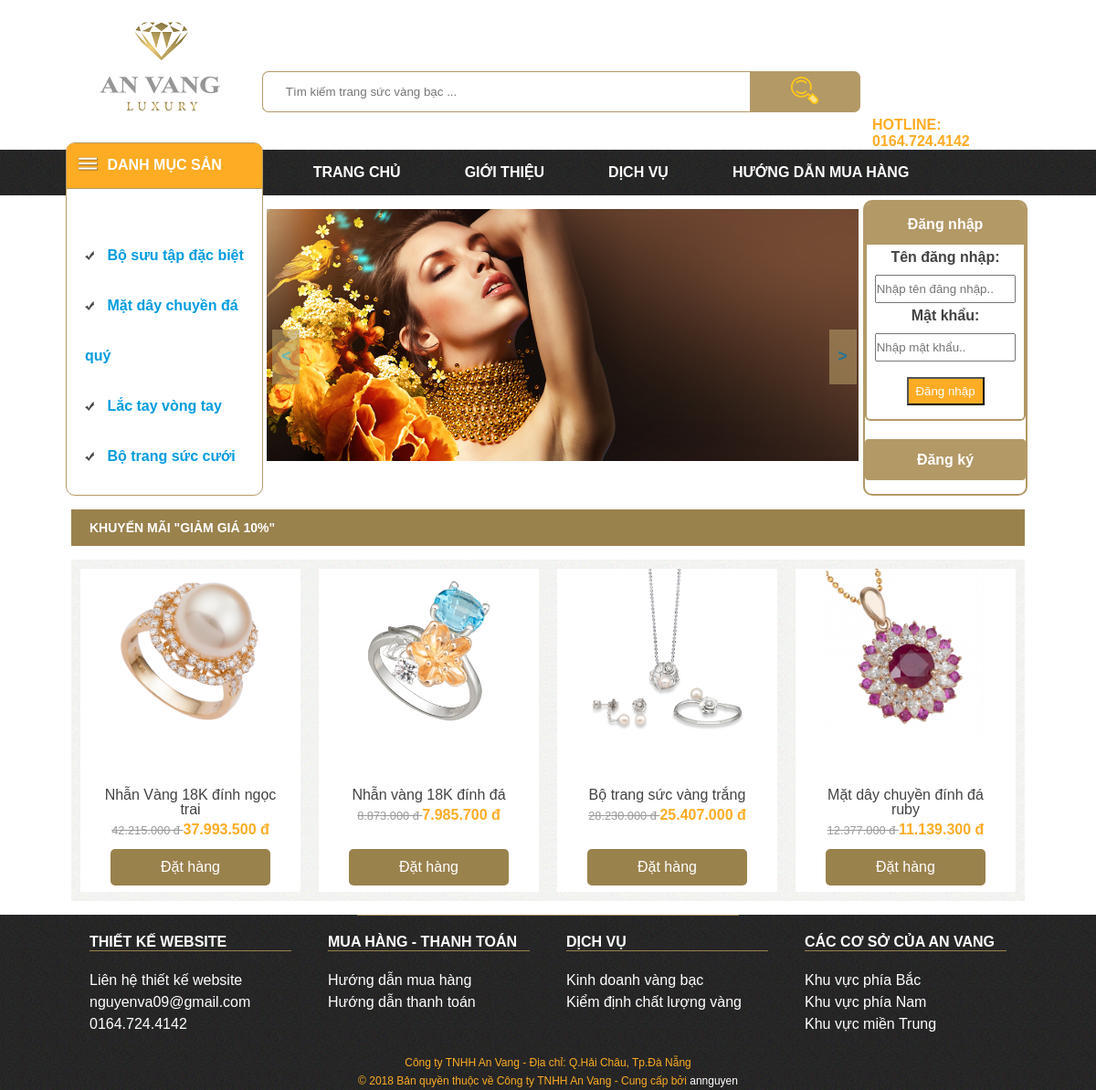
Page /index.php?p=chitiet_khuyenmai&MaKM=1 on the committed database.
### tables this page shows
CREATE TABLE IF NOT EXISTS `tintuc` (
  `IDTin` int(11) NOT NULL AUTO_INCREMENT,
  `TenTin` varchar(100) NOT NULL,
  `NoiDung` varchar(2500) NOT NULL,
  `MaNV` int(11) NOT NULL DEFAULT '1',
  PRIMARY KEY (`IDTin`),
  KEY `MaNV` (`MaNV`)
);

CREATE TABLE IF NOT EXISTS `loaisanpham` (
  `MaLSP` int(11) NOT NULL AUTO_INCREMENT,
  `TenLSP` varchar(100) NOT NULL,
  PRIMARY KEY (`MaLSP`)
);

CREATE TABLE IF NOT EXISTS `slideshow` (
  `IDSlide` int(11) NOT NULL AUTO_INCREMENT,
  `urlHinh` varchar(100) NOT NULL,
  `Tu` timestamp NOT NULL DEFAULT CURRENT_TIMESTAMP,
  `Den` timestamp NOT NULL DEFAULT CURRENT_TIMESTAMP,
  PRIMARY KEY (`IDSlide`)
);

CREATE TABLE IF NOT EXISTS `khuyenmai` (
  `MaKM` int(11) NOT NULL AUTO_INCREMENT,
  `GiaTriAD` decimal(10,0) NOT NULL DEFAULT '2000000',
  `HinhThucKM` varchar(100) NOT NULL DEFAULT 'Giảm giá',
  `urlHinh` varchar(100) NOT NULL,
  `Tu` timestamp NOT NULL DEFAULT CURRENT_TIMESTAMP,
  `Den` timestamp NOT NULL DEFAULT '0000-00-00 00:00:00',
  PRIMARY KEY (`MaKM`)
);

CREATE TABLE IF NOT EXISTS `sp_km` (
  `MaKM` int(11) NOT NULL,
  `MaSP` int(11) NOT NULL,
  `GiaKM` decimal(18,0) NOT NULL,
  PRIMARY KEY (`MaKM`,`MaSP`),
  KEY `FK_SPKM_SP` (`MaSP`)
);

CREATE TABLE IF NOT EXISTS `sanpham` (
  `MaSP` int(11) NOT NULL AUTO_INCREMENT,
  `TenSP` varchar(100) NOT NULL,
  `TomTat` varchar(2000) NOT NULL,
  `SoLuong` int(11) NOT NULL DEFAULT '10',
  `DVT` varchar(8) NOT NULL,
  `DonGia` decimal(18,0) NOT NULL,
  `urlHinh` varchar(100) NOT NULL,
  `MaLSP` int(11) NOT NULL,
  PRIMARY KEY (`MaSP`),
  KEY `MaLSP` (`MaLSP`)
);

### lib/truyvan.php (called while the page is built, shortened)
<?php
	function Menu_ngang_TinTuc(){
		$ketnoi = $GLOBALS['ketnoi'];
		$sql = "Select * from TinTuc
				LIMIT 0,4";
		$result =$ketnoi->prepare($sql);
		$result->execute();
		return $result;
	}
	function Menu_doc_DanhMuc_SanPham(){
		$ketnoi = $GLOBALS['ketnoi'];
		$sql = "Select * from loaisanpham
				LIMIT 0,4";
		$result = $ketnoi->prepare($sql);
		$result->execute();
		return $result;
	}
	function SlideShow(){
		$ketnoi = $GLOBALS['ketnoi'];
		$sql="Select * from slideshow";
		$result = $ketnoi->prepare($sql);
		$result->execute();
		return $result;
	}
	function ChiTiet_KhuyenMai_Theo_SP($MaSP)
	{
		$ketnoi = $GLOBALS["ketnoi"];
		$sql = "Select * from sp_km
				Where MaSP = $MaSP";
		$result = $ketnoi->prepare($sql);
		$result->execute();
		return $result ;
	}
	function ChiTiet_KhuyenMai_Theo_MaKM($MaKM)
	{
		$ketnoi = $GLOBALS["ketnoi"];
		$sql = "Select * from sp_km
				Where MaKM = $MaKM";
		$result = $ketnoi->prepare($sql);
		$result->execute();
		return $result ;
	}
	function KhuyenMai_Theo_MaKM($MaKM)
	{
		$ketnoi = $GLOBALS["ketnoi"];
		$sql = "SELECT * from khuyenmai
				Where MaKM = $MaKM";
		$result = $ketnoi->prepare($sql);
		$result->execute();
		return $result ;
	}
	function ChiTiet_SanPham($MaSP){
		$ketnoi = $GLOBALS["ketnoi"];
		$sql = "Select * from sanpham
				Where MaSP = $MaSP";
		$result = $ketnoi->prepare($sql);
		$result->execute();
		return $result ;
	}
?>

### page/chitiet_khuyenmai.php (the view, shortened to what this page needs)
<?php
	if(isset($_GET["MaKM"]))
	{
		$MaKM = $_GET["MaKM"];
		$bang_khuyenmai = KhuyenMai_Theo_MaKM($MaKM);
		$row_bang_khuyenmai = $bang_khuyenmai->fetch();
?>
	<div class="content">
		<div class="top_sp">
			<h2><a href="index.php?p=chitiet_khuyenmai&amp;MaKM=<?php echo $MaKM;?>">
					Khuyến Mãi "<?php echo $row_bang_khuyenmai["HinhThucKM"]; ?>"
				</a>
			</h2>
		</div>
		<div class="noidung_sp">
			<?php
				$sp_theo_makm = ChiTiet_KhuyenMai_Theo_MaKM($MaKM);
				while ($row_sp_theo_makm = $sp_theo_makm->fetch(PDO::FETCH_ASSOC))
				{
					$MaSP = $row_sp_theo_makm["MaSP"];
					$chitiet_sp_theo_masp = ChiTiet_SanPham($MaSP);
					$row_chitiet_sp_theo_masp = $chitiet_sp_theo_masp->fetch();
			?>
			<div class="group_sp">
				<div class="anh_sp">
					<a href="index.php?p=chitiet_sanpham&amp;MaSP=<?php echo $MaSP; ?>">
					<img class="anh" src="./img/sanpham/<?php echo $row_chitiet_sp_theo_masp["urlHinh"];?>" title="sp" alt="anhsp">
					</a>
				</div>
				<div class="tensp_giasp">
					<h3 class="tensp">
						<a href="index.php?p=chitiet_sanpham&amp;MaSP=<?php echo $MaSP; ?>">
							<?php echo $row_chitiet_sp_theo_masp["TenSP"];?>
						</a>
					</h3>
					<div class="giasp">
						<?php
							$chitiet_khuyenmai = ChiTiet_KhuyenMai_Theo_SP($MaSP);
							$row_chitiet_khuyenmai = $chitiet_khuyenmai->fetch();
							if ( $row_chitiet_khuyenmai > 0 )
							{
								$result = '<span class="gia_goc">';
								$number1 = $row_chitiet_sp_theo_masp["DonGia"];
								$result .= number_format($number1,0,'','.')." đ ";
								$result .= '</span>';
								$result .= '<span class="gia_km">';
								$number2 = $row_chitiet_khuyenmai["GiaKM"];
								$result .= number_format($number2,0,'','.')." đ";
								$result .= '</span>';
								echo $result;
							}
						?>
					</div>
				</div>
				<div class="dat_hang">
					<a href="muahang.html">Đặt hàng</a>
				</div>
			</div>
			<?php
				}
			?>
		</div>
	</div>
<?php
	}
?>

### block/menu_ngang.php (shortened to what this page needs)
<div class="canhdeu_2ben">
	<ul>
		<li id="trangchu">
			<a href="./">Trang chủ</a>
		</li>
		<?php
			$menuNgang = Menu_ngang_TinTuc();
			while($row_menuNgang = $menuNgang->fetch(PDO::FETCH_ASSOC))
			{
		?>
		<li>
			<a href="index.php?p=chitiet_tin_menu_ngang&amp;IDTin=<?php echo $row_menuNgang["IDTin"];?>">
				<?php echo $row_menuNgang["TenTin"];?>
			</a>
		</li>
		<?php
			}
		?>
	</ul>
</div>

### block/menu_doc.php
<div id="menu_doc">
		<div id="top">
			<img src="./img/menu.png" title="menu" alt="icon"/>
			<span>DANH MỤC SẢN PHẨM</span>
		</div>
		<dl>
			<?php
				$menuDoc = Menu_doc_DanhMuc_SanPham();
				while($row_menuDoc = $menuDoc->fetch(PDO::FETCH_ASSOC))
				{
			?>
			<dt>
				<img src="./img/check.png" title="check" alt="check"/>
				<span>
					<a href="index.php?p=sanpham_cungloai&amp;MaLSP=<?php echo $row_menuDoc["MaLSP"];?>">
						<?php echo $row_menuDoc["TenLSP"]; ?>
					</a>
				</span>
			</dt>
			<?php
				}
			?>
		</dl>
	</div>

### block/slide.php
<div class="slide_nut">
	<?php
		$slide = SlideShow();
		while($row_slide = $slide->fetch(PDO::FETCH_ASSOC))
		{
	?>
	<a href="index.php?p=chitiet_slide&amp;IDSlide=<?php echo $row_slide["IDSlide"];?>">
		<img src="./img/slideshow/<?php echo $row_slide["urlHinh"];?>" title="" alt="anh.<?php echo $row_slide["IDSlide"];?>" class="slide"/>
	</a>
	<?php
		}
	?>
	<button onClick="Chuyen_slide(1);" type="button" id="next">&lt;</button>
	<button onClick="Chuyen_slide(-1);" type="button" id="back">&gt;</button>
</div>

### css/style.css (style rules this page uses)
* { margin:0 auto; padding:0; box-sizing:border-box; -moz-box-sizing:border-box; -webkit-box-sizing:border-box; }
.canhdeu_2ben { width:87%; }
ul { margin: 0; padding: 0; }
ul li { float: left; list-style: none; }
a { text-decoration: none; color:#424242; }
nav,nav .canhdeu_2ben ul { background-image: url("../img/bg_menu.png"); }
nav .canhdeu_2ben ul li { padding:0 35px; position: relative; transition:0.5s; }
nav .canhdeu_2ben ul #trangchu { margin-left: 22%; }
nav .canhdeu_2ben ul li a { color:#ffffff; text-transform:uppercase; font-weight:bold; }
section .slide_nut { width:54%; float:left; margin-top:15px; position:relative; }
section #menu_slide_dangnhap #menu_doc { position: relative; z-index: 5; float:left; margin-top:-58px; margin-left:6%; margin-right:4px; background:#ffffff;width:18%;height:387px;border:1px solid #b39966;border-radius:10px; }
section #menu_slide_dangnhap #menu_doc #top { background:#feac24; height:50px; line-height:48px; color: white; font-size: 16px; font-weight: bold; border-radius:8px 8px 0 0; border-bottom:1px solid #b39966; }
section #menu_slide_dangnhap #menu_doc #top img { padding-bottom: 4px; margin-left:12px; margin-right:5px; vertical-align:middle; }
section #menu_slide_dangnhap #menu_doc dl { margin-top: 45px; margin-left:20px; line-height:55px; font-weight: bold; }
section #menu_slide_dangnhap #menu_doc dl dt span a { margin-left: 10px; color: #009cde; font-size: 16px; }
section .slide_nut a .slide { width:100%; }
section .slide_nut button { position:absolute; top:47%; left:1%; width:30px; height:60px; border:none; background:#b39966; color:#009cde; opacity:0.6; font-weight:bold; font-size: 18px; }
section .slide_nut #back { left:95%; }
section .content { float:left; width:100%; margin-top:15px; }
section .content .top_sp,section .content .noidung_sp { float:left; width:100%; }
section .content .top_sp { height:40px; background:#9A824D; padding-left:20px; }
section .content .top_sp h2 a { font-size: 14px; text-transform:uppercase; line-height:40px; color:#ffffff; }
section .content .noidung_sp { background-image:url('../img/bg_ndsp.png'); margin-top:15px; text-align:center; }
section .content .noidung_sp .group_sp { float:left; width:23%; margin:10px 1%; background:#ffffff; }
section .content .noidung_sp .group_sp .anh_sp { width:100%; height:240px; text-align:center; }
section .content .noidung_sp .group_sp .anh_sp a img { width:75%; }
section .content .noidung_sp .group_sp .tensp_giasp { width:100%; height:60px; }
section .content .noidung_sp .group_sp .tensp_giasp .tensp { width:80%; font-size:16px; font-weight:normal; line-height:16px; margin-bottom:5px; }
section .content .noidung_sp .group_sp .tensp_giasp .gia_goc { text-decoration:line-through; color:#999; font-size: 0.8em; }
section .content .noidung_sp .group_sp .tensp_giasp .gia_km { font-weight:bold; color:#feac24; }
section .content .noidung_sp .group_sp .dat_hang { margin:7px 0; width:100%; }
section .content .noidung_sp .group_sp .dat_hang a { display:inline-block; background:#9A824D; width:73%; height:40px; border-radius:5px; color:#ffffff; font-size:16px; line-height: 40px; }

### rows in the picture
tintuc: TenTin "GIỚI THIỆU"
tintuc: TenTin "DỊCH VỤ"
tintuc: TenTin "HƯỚNG DẪN MUA HÀNG"
loaisanpham: TenLSP "Bộ sưu tập đặc biệt"
loaisanpham: TenLSP "Mặt dây chuyền đá quý"
loaisanpham: TenLSP "Lắc tay vòng tay"
loaisanpham: TenLSP "Bộ trang sức cưới"
slideshow: urlHinh (picture)
khuyenmai: HinhThucKM "GIẢM GIÁ 10%"
sp_km: MaSP.urlHinh (picture), MaSP.TenSP "Nhẫn Vàng 18K đính ngọc trai", result "42.215.000 đ 37.993.500 đ"
sp_km: MaSP.urlHinh (picture), MaSP.TenSP "Nhẫn vàng 18K đính đá", result "8.873.000 đ 7.985.700 đ"
sp_km: MaSP.urlHinh (picture), MaSP.TenSP "Bộ trang sức vàng trắng", result "28.230.000 đ 25.407.000 đ"
sp_km: MaSP.urlHinh (picture), MaSP.TenSP "Mặt dây chuyền đính đá ruby", result "12.377.000 đ 11.139.300 đ"
